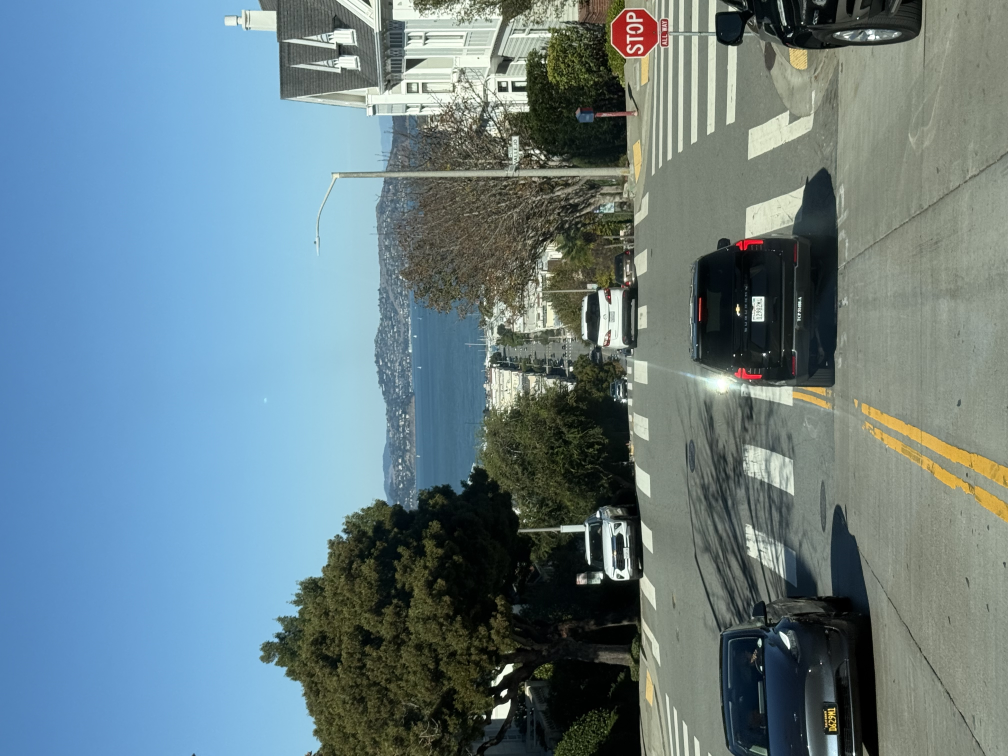
#> input picture producer-side/samples/Weixin Image_20261024141130_545_687.jpg, 4032 x 3024 px (shown at 1/4 size)
$ python image_analysis.py '../../producer-side/samples/Weixin Image_20261024141130_545_687.jpg'
#> lines starting #> are read from the running program, lines starting #| are printed output that depends on the picture
"""Limited image statistics for an offline format suggestion, never semantics.

The backend authorizes every input asset before invoking this local helper.
No model, network, device discovery, artifact preparation or state write occurs.
"""
from __future__ import annotations

import argparse
import json
import math
from pathlib import Path
import sys
import warnings

from PIL import Image, ImageOps


MAX_PIXELS = 20_000_000
METHOD = "local_pixel_statistics/v1"


def analyze_image(path: str | Path) -> dict:
    with warnings.catch_warnings():
        warnings.simplefilter("error", Image.DecompressionBombWarning)
        with Image.open(path) as source:
#> source is the input picture: PIL image 4032x3024 RGB; mean R, G, B 105.6, 127.5, 134.7
            if source.format not in {"PNG", "JPEG", "WEBP"} or getattr(source, "is_animated", False):
                raise ValueError("Unsupported artwork")
            width, height = source.size
#> width = 4032; height = 3024
            if width * height > MAX_PIXELS:
                raise ValueError("Artwork exceeds the analysis limit")
            source.load()
            source.thumbnail((256, 256), Image.Resampling.LANCZOS)
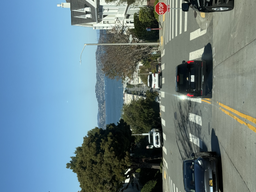
#> source: PIL image 256x192 RGB; mean R, G, B 105.6, 127.4, 134.7
            rgba = ImageOps.exif_transpose(source).convert("RGBA")
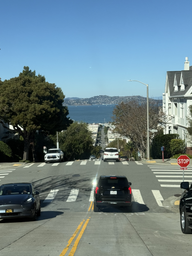
#> rgba: PIL image 192x256 RGBA; mean R, G, B, A 105.6, 127.4, 134.7, 255
            image = Image.new("RGBA", rgba.size, "white")
#> image: PIL image 192x256 RGBA; every value is 255
            image.alpha_composite(rgba)
            image = image.convert("RGB")
#> image: PIL image 192x256 RGB
    pixels = list(image.get_flattened_data())
    count = len(pixels)
    gray = list(image.convert("L").get_flattened_data())
    histogram = [0] * 256
    chromatic = binary = 0
    for (red, green, blue), tone in zip(pixels, gray):
        histogram[tone] += 1
        high, low = max(red, green, blue), min(red, green, blue)
        chromatic += high - low >= 24 and (high - low) / max(1, high) >= .12
        binary += tone <= 24 or tone >= 231
    entropy = -sum((value / count) * math.log2(value / count) for value in histogram if value)
    mean = sum(index * value for index, value in enumerate(histogram)) / count
    deviation = math.sqrt(sum((index - mean) ** 2 * value for index, value in enumerate(histogram)) / count)
    color_fraction, near_binary = chromatic / count, binary / count
    edges = comparisons = 0
    sample_width, sample_height = image.size
    for y in range(sample_height):
        for x in range(sample_width):
            index = y * sample_width + x
            if x:
                comparisons += 1
                edges += abs(gray[index] - gray[index - 1]) >= 48
            if y:
                comparisons += 1
                edges += abs(gray[index] - gray[index - sample_width]) >= 48
    # These are tonal categories, not recognition of a logo, person or subject.
    # Low-information/blank and mixed-tone images remain explicitly ambiguous.
    if deviation < 12:
        kind = "ambiguous"
    elif near_binary >= .86 and entropy <= 3.2:
        kind = "graphic"
    elif entropy >= 5 and near_binary <= .75 and (color_fraction >= .08 or entropy >= 6):
        kind = "photo"
    else:
        kind = "ambiguous"
    return {
        "kind": kind,
        "width": width,
        "height": height,
        "colorFraction": round(color_fraction, 6),
        "nearBinaryFraction": round(near_binary, 6),
        "entropy": round(entropy, 6),
        "edgeDensity": round(edges / comparisons, 6) if comparisons else 0,
    }


def analyze_paths(paths: list[str | Path]) -> dict:
    if not 1 <= len(paths) <= 4:
        raise ValueError("Analyze one to four authorized images")
    images = [analyze_image(path) for path in paths]
    kinds = {image["kind"] for image in images}
    return {
        "method": METHOD,
        "kind": next(iter(kinds)) if len(kinds) == 1 else "ambiguous",
        "colorful": any(image["colorFraction"] >= .02 for image in images),
        "images": images,
        "limitation": "Local color and tonal statistics only; no semantic recognition, image-quality guarantee, rights, machine readiness or physical compatibility assessment.",
    }


def main() -> int:
    parser = argparse.ArgumentParser(description="Analyze one to four backend-authorized local image files.")
    parser.add_argument("paths", nargs="+")
    args = parser.parse_args()
    try:
        result = analyze_paths(args.paths)
    except Exception:
        # Never leak a private local asset path or decoder details to the UI.
        json.dump({"error": {"code": "IMAGE_ANALYSIS_UNAVAILABLE", "message": "Uploaded artwork could not be analyzed locally."}}, sys.stdout)
        sys.stdout.write("\n")
        return 1
    json.dump(result, sys.stdout)
    sys.stdout.write("\n")
    return 0


if __name__ == "__main__":
#> (the run stopped early here; a loop or call above may not have finished)
